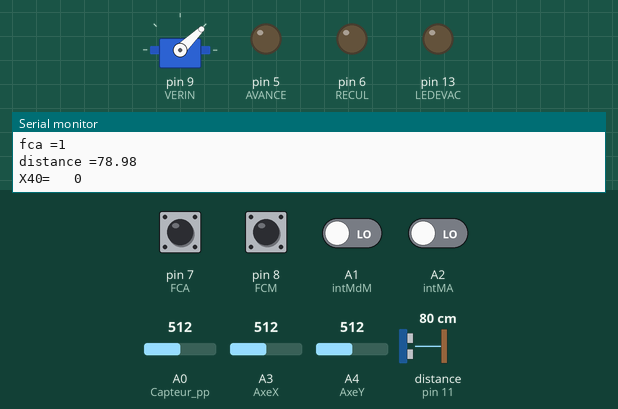
The sketch below on a simulated Arduino Uno, built with avr-gcc and run on an emulated ATmega328P. On the bench: servo, output pins drawn as LEDs (lit = HIGH), the last lines printed to the serial monitor. Wiring (inferred from the names in the program): ultrasonic range finder: trigger pin 10; echo pin 11. The test bench sets the inputs (shaded band); at power-on: pin 7 (FCA), pin 8 (FCM) HIGH, A1 (intMdM), A2 (intMA) LOW, A3 (AxeX) = 512, A0 (Capteur_pp) = 512, A4 (AxeY) = 512, distance to the obstacle (sensor on pin 11) 80 cm. The echo pulse lasts 58.3 µs per cm; pins used as bus, display or sensor lines are not drawn.

Above: at 1.2 s.
1.3 s: A3 (AxeX) set to 882
4.3 s: A3 (AxeX) set to 918
At 5.7 s:
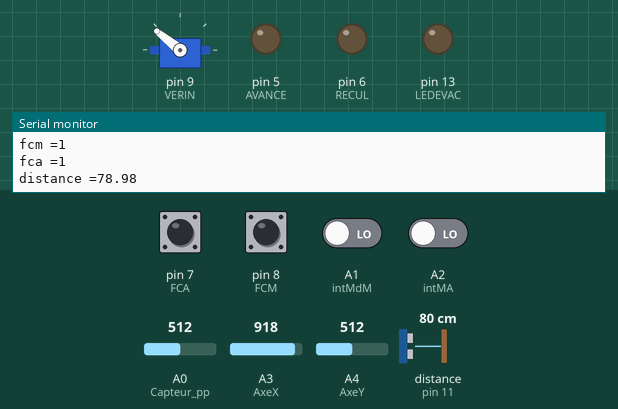
9.1 s: A0 (Capteur_pp) set to 107
12.1 s: A0 (Capteur_pp) set to 90
13.6 s: A4 (AxeY) set to 106
16.6 s: A4 (AxeY) set to 89
Timing chart, 0 to 19.6 s (numbered marks = the images above; inputs shaded):
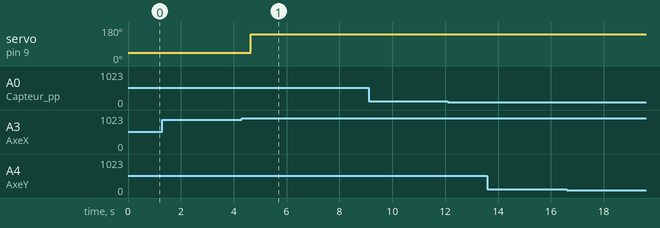

The sketch:

Project.ino
```cpp
//Programme de base pour P2

#include <Servo.h> //on importe la bibliothèque Servo
#define VERIN 9 // broche vérin
#define AVANCE 5   //Broche avance chariot
#define RECUL  6  // Broche recul chariot
#define LEDEVAC  13 // LED signalant évacuation en cours
#define FCM 8  // Broche fin de course côté moteur
#define FCA 7  // Broche fin de course côté Arduino
#define Capteur_pp A0 // broche photorésistance
#define TRIGGER_PIN 10
#define ECHO_PIN 11

#define intMA A2
#define intMdM A1
#define AxeX A3
#define AxeY A4
/* Vitesse du son dans l'air en mm/us */
const float SOUND_SPEED = 34.0 / 1000; // en cm/us
const unsigned long MEASURE_TIMEOUT = 25000UL;
Servo LeVerin; // on définit un objet Servo nommé LeVerin


boolean X1=0, X2=0,X3=0,X4=0,X5=0,X6=0,X7=0, X8=0; // déclaration et initialisation de Xi
boolean X10=0,X11=0,X12=0,X13=0;
boolean X20=0,X21=0;
boolean X30=0,X31=0,X32=0,X33=0,X34=0,X35=0;
boolean X40=0,X41=0,X42=0,X43=0;
boolean X50=0,X51=0,X52=0, X53=0, X54=0, X55=0;
boolean X60=0,X61=0,X62=0;
boolean T1=0,T2=0,T3=0,T4=0,T5=0,T6=0,T7=0,T8=0,T9=0,T10=0,T11=0,T12=0, T20=0, T21=0;
boolean T30=0, T31=0, T32=0, T33=0, T34=0, T35=0;
boolean T40=0,T41=0,T42=0,T43=0,T44=0,T45=0;
boolean T50=0, T51=0, T52=0, T61=0, T62=0;
boolean arret=0, marche=0, autom=0, manu=0;
int VaxeX=0, VaxeY=0;
boolean fca=0,fcm=0;//variables booléennes fins de course
int pp, position; // valeur renvoyée par le photorésistance, valeur angulaire de la position du vérin, valeur saisie par l'opérateur
int verin_position = 1000;
long measure;// retour du capteur ultrason en micro_s
float distance_cm;// mesure du capteur ultrason en cm

void setup() {
  // Configurations (E/S, liaison série):
  Serial.begin(9600);

  LeVerin.attach(VERIN); // on relie l'objet au pin de commande

  // Ultrason
  pinMode(TRIGGER_PIN, OUTPUT);
  digitalWrite(TRIGGER_PIN, LOW); // La broche TRIGGER doit être à LOW au repos
  pinMode(ECHO_PIN, INPUT);

  // Motor
  pinMode(FCM, INPUT_PULLUP);
  pinMode(FCA, INPUT_PULLUP);
  pinMode(AVANCE, OUTPUT);
  pinMode(RECUL, OUTPUT);

  // Verin
  pinMode(VERIN, OUTPUT);
  LeVerin.writeMicroseconds(verin_position);

  // Led
  // pour l'alumée il fault l'envoyer HIGH
  pinMode(LEDEVAC, OUTPUT);

  // selecteurs
  pinMode(intMA, INPUT);
  pinMode(intMdM, INPUT);

// Initialisations (des sorties, du state diagram):
  X40=1;
}

void loop() {

//1 lecture des entrées :
  // Ultrason
  digitalWrite(TRIGGER_PIN, HIGH);
  delayMicroseconds(10);
  digitalWrite(TRIGGER_PIN, LOW);
  measure = pulseIn(ECHO_PIN, HIGH, MEASURE_TIMEOUT);
  distance_cm = measure / 2.0 * SOUND_SPEED;

  // Fin de course
  fcm = digitalRead(FCM);
  fca = digitalRead(FCA);

  // Resistance
  pp = analogRead(Capteur_pp);

  //MA
  if (digitalRead(intMdM)){
    manu = 0;
    autom = 1;
  }
  else{
    manu = 1;
    autom = 0;
  }

  if (digitalRead(intMA)){
    arret = 0;
    marche = 1;
  }
  else{
    arret = 1;
    marche = 0;
  }

  VaxeX = analogRead(AxeX);
  VaxeY = analogRead(AxeY);

  // verin_position = read(LeVerin)

// Pour éventuellement debugger :

Serial.print("Presence pièce =");
Serial.println(pp);
Serial.print("fcm =");
Serial.println(fcm);
Serial.print("fca =");
Serial.println(fca);
Serial.print("distance =");
Serial.println(distance_cm);

// 1.3 calcul des conditions de transition : écrire les expressions logiques des conditions associées à chacune des transitions
T1 = (position != 0);
T2 = ((pp<250) && (35 < position || position < 7));
T3 = ((pp<250) && (36 > position && position > 6));
T4 = fca;
T5 = (distance_cm <= position);
T6 = X12;
T7 = fcm;
T10 = X5;
T11 = (pp>250);
T12 = fcm;
T20 = ((pp>250) && (X3 || X4));
T21 = fcm;
T30 = fca;
T31 = X33;
T32 = fcm;

//super etat
if(X40){X30=1;}
if(X40 && X35){X40=0; X41=1; X30=0; X31=0; X32=0; X33=0; X34=0; X35=0;}
if(X41 && marche && autom){X41=0; X42=1; X1=1; X10=1; X20=1; T1=0;}
if(X42 && arret && fcm){X42=0; X41=1; X1=0; X2=0; X3=0; X4=0; X5=0; X6=0; X10=0; X11=0; X12=0; X20=0; X21=0;}
if(X42 && manu){X42=0; X43=1; X50=1; X60=1; X1=0; X2=0; X3=0; X4=0; X5=0; X6=0; X10=0; X11=0; X12=0; X20=0; X21=0;}
if(X41 && manu){X41=0; X43=1; X50=1; X60=1;}
if(X43 && autom){X43=0; X40=1; X50=0; X51=0; X52=0; X60=0; X61=0; X62=0;}

// initilisation
if(X30){X30=0; X31=1; X32=1;}
if(X31 && fca){X31=0; X33=1;}
if(X32 && X33){X31=0; X32=0; X34=1;}
if(X33 && X34 && fcm){X31=0; X33=0; X34=0; X35=1;}
// if(X35){X35=0; X30=1;}

// automatique
if(X1 && T1){X1 = 0; X2 = 1;}
if(X2 && T2){X2 = 0; X3 = 1;}
if(X2 && T3){X2 = 0; X4 = 1;}
if(X3 && T4){X3 = 0; X5 = 1;}
if(X4 && T5){X4 = 0; X5 = 1;}
if(X5 && T6){X5 = 0; X6 = 1;}
if(X6 && T7){X6 = 0; X2 = 1;}
if(X10 && T10){X10 = 0; X11 = 1;}
if(X11 && T11){X11 = 0; X12 = 1;}
if(X12 && T12){X12 = 0; X10 = 1;}
if(X20 && T20){X20=0; X21 =1;}
if(X21 && T21){X20 = 1; X21 = 0;}

// manu
if(X50 && (VaxeY>=0 && VaxeY<=200)){X50=0; X51=1;}
if(X50 && (VaxeY>=900 && VaxeY<=1023)){X50=0; X52=1;}
if(X51 && (VaxeY>200 && VaxeY<900 || fca)){X51=0; X53=1;}
if(X52 && (VaxeY>200 && VaxeY<900 || fcm)){X52=0; X54=1;}
if(X53 || X54){X53=0; X54=0; X50=1;}

if(X60 && VaxeX>=900){X60=0; X61=1;}
if(X60 && VaxeX<=200){X60=0; X62=1;}
if(X61 && (VaxeX>200 && VaxeX<900)){X61=0; X60=1;}
if(X62 && (VaxeX>200 && VaxeX<900)){X62=0; X60=1;}


// 2 Formules d'évolution : pour chaque transitions de votre state diagram
//A COMPLETER

// pour éventuellement debugger :

Serial.print("X40=   ");
Serial.println(X40);
Serial.print("X41=   ");
Serial.println(X41);
Serial.print("X42=   ");
Serial.println(X42);
Serial.print("X42=   ");
Serial.println(X42);
Serial.print("X43=   ");
Serial.println(X43);
Serial.print("marche=   ");
Serial.println(marche);
Serial.print("arret=   ");
Serial.println(arret);
Serial.print("autom=   ");
Serial.println(autom);
Serial.print("manu=   ");
Serial.println(manu);
Serial.print("VaxeX=   ");
Serial.println(VaxeX);
Serial.print("VaxeY=   ");
Serial.println(VaxeY);


// 3 Ecriture sorties
 // Chaque sortie doit être traitée en une fois : pour chaque sortie écrire l'ensemble des ses conditions d'activation
 // Pour la LED et les mouvements du chariot ne pas oublier d'indiquer que si la condition n'est pas satisfaite le mouvement doit s'arrêter
 // Pour gérer les sorties agir directement sur les broches correspondantes

 // Gestion de la sortir : Saisir Position Evacuation
 if (X1)            // on ne fait la lecture du caractère que lorsque l'on est en situation éta1 1 actif
 {
    Serial.println("entrez la position d evacuation voulue  en cm");
    if (Serial.available()>0){
          position= Serial.parseInt();
    }
       // on a une distance en cm ok
 }
 //Autres sorties
if (X3 || X4 || X31 || X51)
  analogWrite(AVANCE, 80); else analogWrite(AVANCE, 0);

if (X5)
  digitalWrite(LEDEVAC, HIGH); else digitalWrite(LEDEVAC, LOW);

if(X6 || X33 || X52)
  analogWrite(RECUL, 80); else digitalWrite(RECUL, 0);

if(X11 || X32 || X61)
  LeVerin.writeMicroseconds(2000);

if(X12 || X34 || X62)
  LeVerin.writeMicroseconds(1000);

if(X21)
  Serial.println("PERTE PIÈCE");

}
```

Measured:
- the behaviour switches between 899 and 900 on A3 (AxeX) (found by bisection; images 0 and 1)
- after the input at 4.3 s, servo on pin 9 (VERIN): 44° → 141° after 0.34 s
